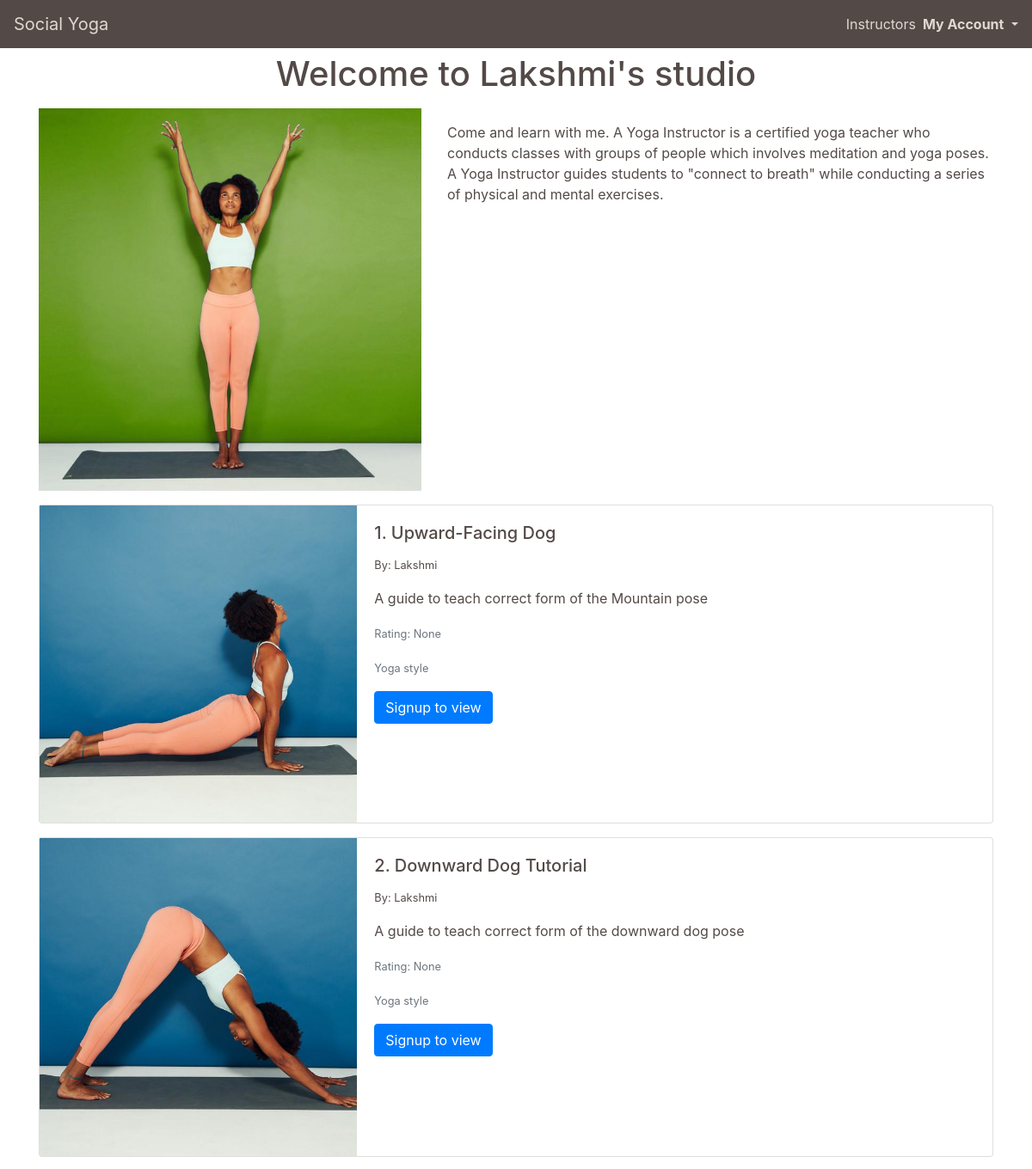
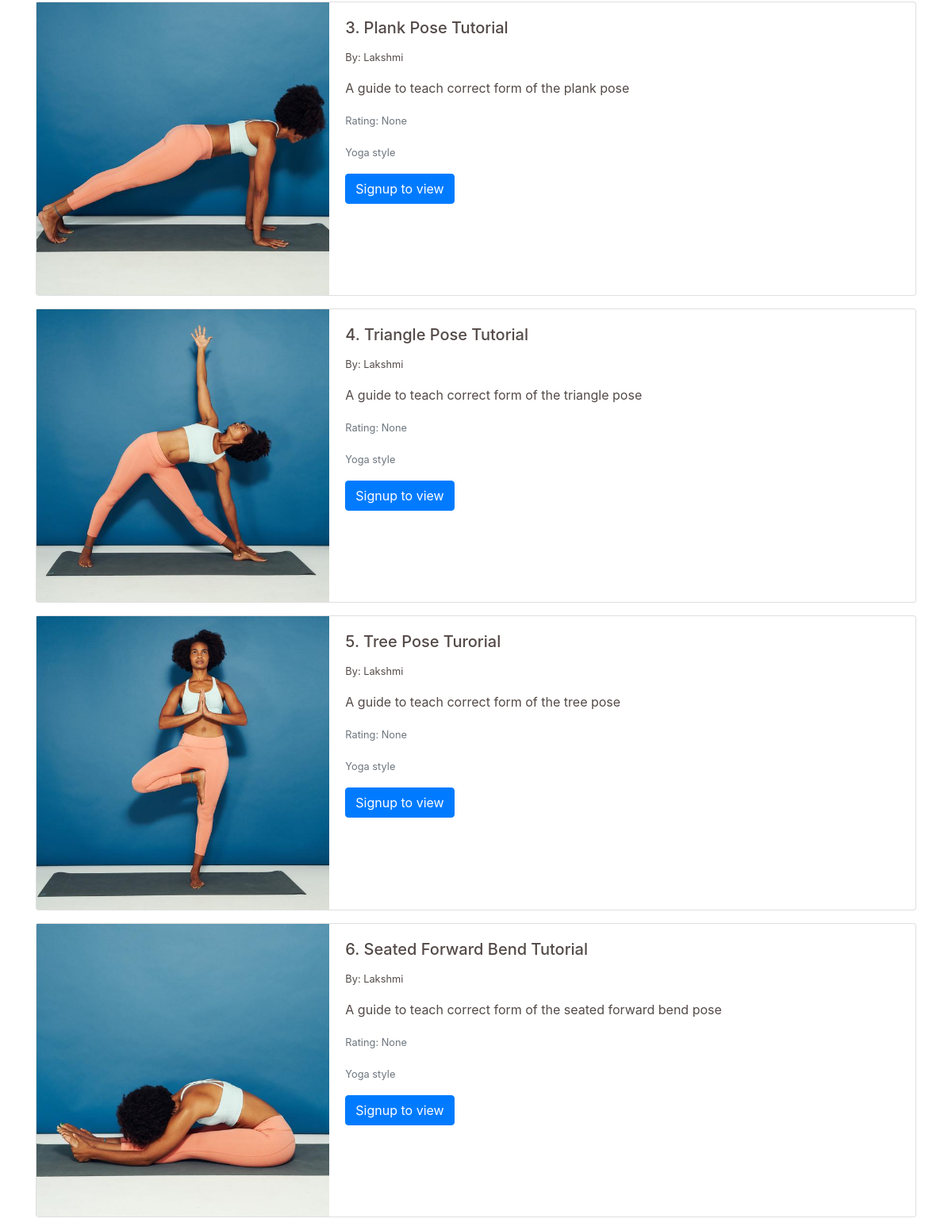
/profiles/instructor_profile/7, run on the app's committed database (2 pictures, top to bottom).
### profiles/models.py (models this page shows)
class UserProfile(models.Model):
    user = models.OneToOneField(User, on_delete=models.CASCADE)
    first_name = models.CharField(max_length=50, null=False, blank=False)
    last_name = models.CharField(max_length=50, null=False, blank=False)
    is_instructor = models.BooleanField(default=False)
    requested_instructor_status = models.BooleanField(default=False)
    card_description = models.TextField(max_length=256, default='')
    profile_description = models.TextField(max_length=650, default='')
    image = ResizedImageField(size=[600, 600], quality=75, crop=['middle', 'center'], force_format='JPEG', null=True, blank=True, upload_to='profile_images/')
    rating = models.DecimalField(max_digits=5, decimal_places=0, null=True, blank=True)
    def __str__(self):
        return self.user.username

### lessons/models.py (models this page shows, shortened)
class Lesson(models.Model):
    lesson_id = models.CharField(max_length=32, null=False, editable=False)
    instructor_profile = models.ForeignKey(UserProfile, on_delete=models.SET_NULL,
                                        null=True, blank=True, related_name='lessons')
    lesson_name = models.CharField(max_length=32, null=False, editable=True)
    card_description = models.TextField(max_length=254)
    description = models.TextField(max_length=512)
    image = ResizedImageField(size=[600, 600], quality=75, crop=['middle', 'center'], force_format='JPEG', null=True, blank=True, upload_to='lesson_images/')
    rating = models.DecimalField(max_digits=5, decimal_places=0, null=True, blank=True)
    yoga_style = models.CharField(max_length=50, default='Yoga', null=False, blank=False)
    video_url = models.URLField(max_length=1024, null=True, blank=True)
    time = models.IntegerField(blank=True, null=True)

### profiles/views.py (the view)
# urls.py: path('instructor_profile/<instructor_id>', views.instructor_profile, name='instructor_profile'),
def instructor_profile(request, instructor_id):
    instructor_profile = get_object_or_404(UserProfile, id=instructor_id)
    profile = get_profile_or_none(request)
    if instructor_profile.is_instructor:
        lessons = Lesson.objects.filter(instructor_profile=instructor_profile)
    else:
        return HttpResponse('This profile does not belong to an instructor', status=500)
    subscribed_lesson_list = []
    if request.user.is_authenticated:
        subscribed_lessons = LessonItem.objects.filter(user=profile)
        for each in subscribed_lessons:
            subscribed_lesson_list.append(each.lesson.lesson_id)
    template = 'profiles/instructor_profile.html'
    context = {
        'profile': profile,
        'instructor_profile': instructor_profile,
        'lessons': lessons,
        'subscribed_lesson_list': subscribed_lesson_list,
    }
    return render(request, template, context)

### yoga/utils.py (called while the page is built)
def get_profile_or_none(request):
    try:
        return UserProfile.objects.get(user=request.user)
    except:
        return None

### profiles/templates/profiles/instructor_profile.html (shortened to what this page needs)
{% extends "base.html" %}
{% load static %}
{% block content %}
{% include 'lessons/snippets/lesson_sorting.html' %}
    <div class="container h-100">
        <div class="row">
            <div class="col-12">
                <h1 class="text-center my-3">Welcome to {{ instructor_profile }}'s studio</h1>
            </div>
        </div>
        <div class="row profile-container">
            <div class="col-12 col-lg-5">
                <div class="row text-center">
                    <div class="container-fluid instructor-page-profile-image-container">
                        <img src="{{ instructor_profile.image.url }}" class="instructor-page-profile-image img-fluid" alt="{{ instructor_profile }}'s profile image'">
                    </div>
                </div>
            </div>
            <div class="col-12 col-lg-7 instructor-profile-description-container mt-3">
                <p class="align-middle">{{ instructor_profile.profile_description }}</p>
            </div>
        </div>
        <div class="row mt-3">
            <div class="container">
                {% for lesson in lessons %}
                    {% include 'lessons/snippets/lesson_card.html' %}
                {% endfor %}
            </div>
        </div>
    </div>
{% endblock %}

### lessons/templates/lessons/snippets/lesson_card.html
<div class="card mb-3" style="width: 100%;" id="{{ lesson.lesson_id }}">
    <div class="row no-gutters">
        <div class="col-md-4">
            {% if lesson.image %}
                <div class="lesson-card-image-container text-center">
                    <img class="lesson-card-image img-fluid" src="{{ lesson.image.url }}" alt="{{ lesson.lesson_name }}">
                </div>
            {% endif %}
        </div>
        <div class="col-md-8">
            <div class="card-body">
                <h5 class="card-title">{{ lesson.lesson_name }}</h5>
                <p class="card-text"><small>By: {{ lesson.instructor_profile }}</small></p>
                <p class="card-text">{{ lesson.card_description }}</p>
                <p class="card-text"><small class="text-muted">Rating: {{ lesson.rating }}</small></p>
                <p class="card-text"><small class="text-muted">Yoga style</small></p>
                <div class="lesson-card-button-container">
                    {% if user.is_authenticated %}
                        {% if lesson.lesson_id in subscribed_lesson_list %}
                            <span class="btn btn-warning button-unsubscribe" id="unsubscribe_lesson_button_id_{{ lesson.lesson_id }}" href="" onclick="javascript:subscribe('false', '{{ lesson.lesson_id }}', '{{ current_filter }}')" role="button">Unsubscribe</span>
                            <span hidden class="btn btn-danger" href="" id="subscribe_lesson_button_id_{{ lesson.lesson_id }}" onclick="javascript:subscribe('true', '{{ lesson.lesson_id }}', '{{ current_filter }}')" role="button">Subscribe to lesson</span>
                            <a class="btn btn-primary" href="{% url 'studio' lesson.lesson_id %}" id="start_lesson_button_id_{{ lesson.lesson_id }}" role="button">Start Lesson</a>
                        {% else %}
                            <span hidden class="btn btn-warning button-unsubscribe" id="unsubscribe_lesson_button_id_{{ lesson.lesson_id }}" href="" onclick="javascript:subscribe('false', '{{ lesson.lesson_id }}', '{{ current_filter }}')" role="button">Unsubscribe</span>
                            <span class="btn btn-danger" href="" id="subscribe_lesson_button_id_{{ lesson.lesson_id }}" onclick="javascript:subscribe('true', '{{ lesson.lesson_id }}', '{{ current_filter }}')" role="button">Subscribe to lesson</span>
                            <a hidden class="btn btn-primary" href="{% url 'studio' lesson.lesson_id %}" id="start_lesson_button_id_{{ lesson.lesson_id }}" role="button">Start Lesson</a>
                        {% endif %}
                    {% else %}
                        <a class="btn btn-primary" href="{% url 'account_signup' %}" role="button">Signup to view</a>
                    {% endif %}
                </div>
            </div>
        </div>
    </div>
</div>

### static/css/base.css (style rules this page uses)
body { background: url('/media/background-image.jpg') no-repeat center center fixed; background-size: cover; height: calc(100vh - 164px); color: #534a47; }
.lesson-card-image-container { background-color: darkgray; }

### data on the page
UserProfile: user.username "Lakshmi", image (picture), profile_description "Come and learn with me. A Yoga Instructor is a certified yoga teacher who conducts classes with groups of people which involves meditation and yoga poses. A Yoga Instructor guides students to \"connect to breath\" while conducting a series of physical and mental exercises."
Lesson: image (picture), lesson_name "1. Upward-Facing Dog", instructor_profile "Lakshmi", card_description "A guide to teach correct form of the Mountain pose", rating "None"
Lesson: image (picture), lesson_name "2. Downward Dog Tutorial", instructor_profile "Lakshmi", card_description "A guide to teach correct form of the downward dog pose", rating "None"
Lesson: image (picture), lesson_name "3. Plank Pose Tutorial", instructor_profile "Lakshmi", card_description "A guide to teach correct form of the plank pose", rating "None"
Lesson: image (picture), lesson_name "4. Triangle Pose Tutorial", instructor_profile "Lakshmi", card_description "A guide to teach correct form of the triangle pose", rating "None"
Lesson: image (picture), lesson_name "5. Tree Pose Turorial", instructor_profile "Lakshmi", card_description "A guide to teach correct form of the tree pose", rating "None"
Lesson: image (picture), lesson_name "6. Seated Forward Bend Tutorial", instructor_profile "Lakshmi", card_description "A guide to teach correct form of the seated forward bend pose", rating "None"
